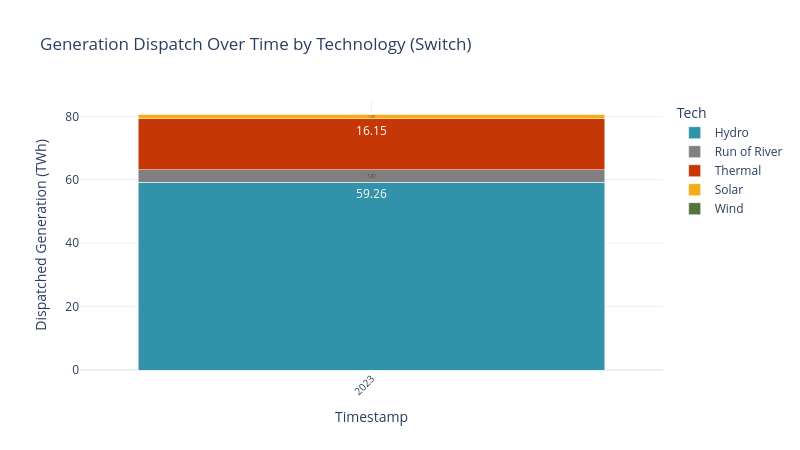

Write notebook code for a chart like this one.
### Code cell
# Transform data
sce_sw = pd.read_csv(model_outputs_path+'/dispatch.csv')
sce_sw['year'] = sce_sw['timestamp'].str[:4]
sce_sw['Energy_TWh_typical_yr'] = sce_sw['Energy_GWh_typical_yr'] / 1000
sce_sw.rename(columns={'gen_tech': 'Tech'}, inplace=True)
#sce_sw = sce_sw[sce_sw['timestamp'].str.contains('^2023') == False]
# Plot
sw.scenarios.dispatched_generation(sce_sw, 'year', 'Energy_TWh_typical_yr', 'Tech', scenario_name, 'Switch')

### Figure 1 — Plotly figure (JSON) as saved in the notebook; plotly's stock layout.template omitted (floating-point values rounded to 4 significant figures)
{"data": [{"alignmentgroup": "True", "hovertemplate": "Tech=Hydro<br>Year=%{x}<br>Dispatched Generation (MW)=%{text}<extra></extra>", "legendgroup": "Hydro", "marker": {"color": "#3292A9", "pattern": {"shape": ""}}, "name": "Hydro", "offsetgroup": "Hydro", "orientation": "v", "showlegend": true, "text": [59.26], "textangle": 0, "textposition": "inside", "texttemplate": "%{text:.2f}", "type": "bar", "x": ["2023"], "xaxis": "x", "y": [59.26], "yaxis": "y"}, {"alignmentgroup": "True", "hovertemplate": "Tech=Run of River<br>Year=%{x}<br>Dispatched Generation (MW)=%{text}<extra></extra>", "legendgroup": "Run of River", "marker": {"color": "#808080", "pattern": {"shape": ""}}, "name": "Run of River", "offsetgroup": "Run of River", "orientation": "v", "showlegend": true, "text": [3.867], "textangle": 0, "textposition": "inside", "texttemplate": "%{text:.2f}", "type": "bar", "x": ["2023"], "xaxis": "x", "y": [3.867], "yaxis": "y"}, {"alignmentgroup": "True", "hovertemplate": "Tech=Thermal<br>Year=%{x}<br>Dispatched Generation (MW)=%{text}<extra></extra>", "legendgroup": "Thermal", "marker": {"color": "#C53707", "pattern": {"shape": ""}}, "name": "Thermal", "offsetgroup": "Thermal", "orientation": "v", "showlegend": true, "text": [16.15], "textangle": 0, "textposition": "inside", "texttemplate": "%{text:.2f}", "type": "bar", "x": ["2023"], "xaxis": "x", "y": [16.15], "yaxis": "y"}, {"alignmentgroup": "True", "hovertemplate": "Tech=Solar<br>Year=%{x}<br>Dispatched Generation (MW)=%{text}<extra></extra>", "legendgroup": "Solar", "marker": {"color": "#F7AB17", "pattern": {"shape": ""}}, "name": "Solar", "offsetgroup": "Solar", "orientation": "v", "showlegend": true, "text": [1.398], "textangle": 0, "textposition": "inside", "texttemplate": "%{text:.2f}", "type": "bar", "x": ["2023"], "xaxis": "x", "y": [1.398], "yaxis": "y"}, {"alignmentgroup": "True", "hovertemplate": "Tech=Wind<br>Year=%{x}<br>Dispatched Generation (MW)=%{text}<extra></extra>", "legendgroup": "Wind", "marker": {"color": "#55733D", "pattern": {"shape": ""}}, "name": "Wind", "offsetgroup": "Wind", "orientation": "v", "showlegend": true, "text": [0.2143], "textangle": 0, "textposition": "inside", "texttemplate": "%{text:.2f}", "type": "bar", "x": ["2023"], "xaxis": "x", "y": [0.2143], "yaxis": "y"}], "layout": {"barmode": "stack", "height": 450, "legend": {"title": {"text": "Tech"}, "tracegroupgap": 0}, "title": {"text": "Generation Dispatch Over Time by Technology (Switch)"}, "width": 800, "xaxis": {"anchor": "y", "domain": [0, 1], "showgrid": true, "tickangle": -45, "tickfont": {"size": 10}, "tickvals": ["2023"], "title": {"text": "Timestamp"}}, "yaxis": {"anchor": "x", "domain": [0, 1], "title": {"text": "Dispatched Generation (TWh)"}}}}
